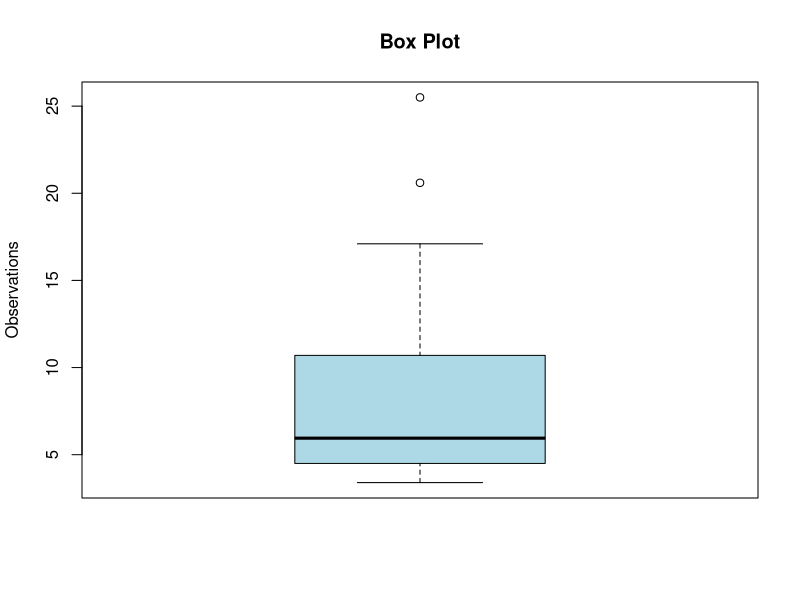

Here is the R script that generated this plot:
# graph
png("worksheet2.png", width = 360, height = 500)

data <- c(3.4, 3.6, 3.6, 3.6, 3.6, 3.7, 3.8, 3.8, 3.9, 4.0, 4.1, 4.2, 4.8, 4.9, 5.0, 5.1, 5.1, 5.2, 5.2, 5.2, 5.4, 5.5, 5.6, 5.7, 6.2, 6.6, 7.0, 7.6, 7.8, 8.2, 8.5, 8.9, 9.3, 9.3, 9.9, 10.7, 10.7, 11.5, 12.1, 12.6, 13.1, 13.4, 13.8, 14.2, 15.2, 17.1, 20.6, 25.5)

boxplot(data, main="Box Plot", ylab="Observations", col="lightblue")

dev.off()

# SD
output_file_w2 <- "worksheet2.txt"

file.create(output_file_w2)
sink(output_file_w2)

cat("Standard Deviation\n")
cat(sd(data))
cat("\n")
sink()
